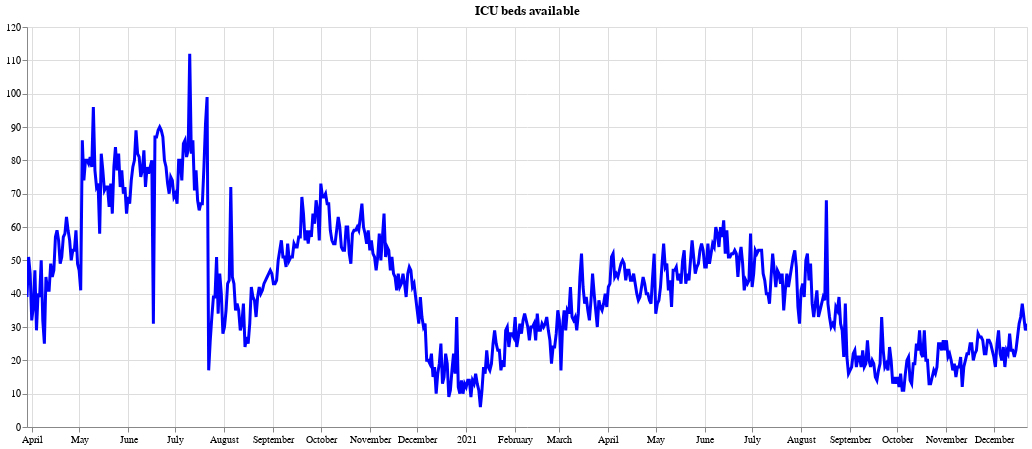

Notebook cell for this chart:
### Code cell
icu()

### Figure 1 — Vega-Lite specification as saved in the notebook (floating-point values rounded to 4 significant figures; data arrays with more than 128 entries replaced by an {"elided": "..."} marker saying what was removed)
{"config": {"view": {"continuousWidth": 400, "continuousHeight": 300}}, "data": {"name": "data-1f8992eb92ca233937563d2bbace0a3c"}, "mark": {"type": "line", "color": "blue", "size": 3}, "encoding": {"tooltip": [{"type": "temporal", "field": "todays_date"}, {"type": "quantitative", "field": "icu_available_beds"}], "x": {"type": "temporal", "field": "todays_date", "title": null}, "y": {"type": "quantitative", "field": "icu_available_beds", "title": null}}, "height": 400, "selection": {"selector004": {"type": "interval", "bind": "scales", "encodings": ["x", "y"]}}, "title": "ICU beds available", "width": 1000, "$schema": "https://vega.github.io/schema/vega-lite/v4.8.1.json", "datasets": {"data-1f8992eb92ca233937563d2bbace0a3c": {"elided": "634 records"}}}
